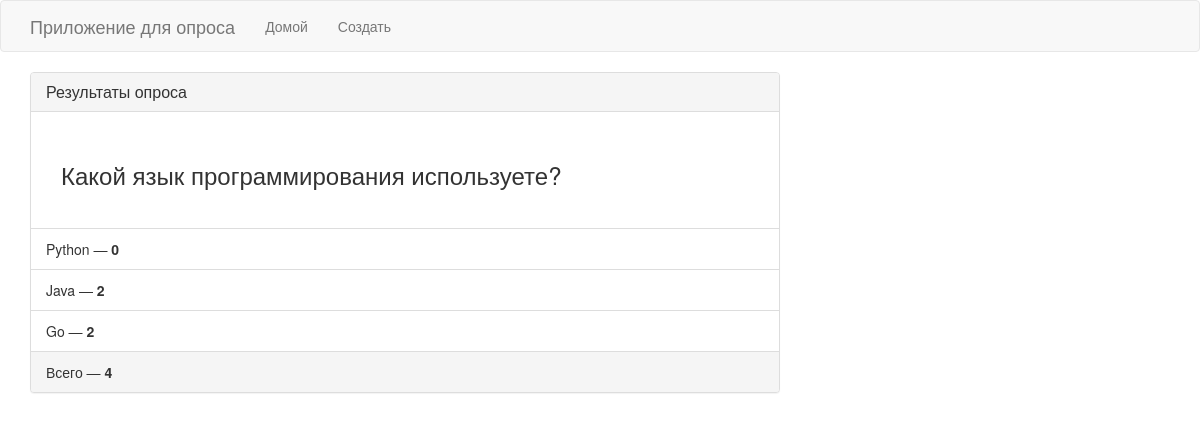
Page /results/1 on the committed database.
### poll/models.py (models this page shows)
class Poll(models.Model):
    question = models.TextField()
    date_published = models.DateTimeField(verbose_name = "Дата публикации", default = datetime.datetime.now())
    option_one = models.CharField(max_length=30)
    option_two = models.CharField(max_length=30)
    option_three = models.CharField(max_length=30)
    option_one_count= models.IntegerField(default=0)
    option_two_count= models.IntegerField(default=0)
    option_three_count= models.IntegerField(default=0)
    def total(self):
        return self.option_one_count + self.option_two_count + self.option_three_count

### poll/views.py (the view)
# urls.py: path('results/<poll_id>', poll_views.results, name='results'),
def results(request, poll_id):
    poll = Poll.objects.get(pk=poll_id)
    context = {
        'poll' : poll
    }
    return render(request, 'poll/results.html', context)

### poll/templates/poll/results.html (shortened to what this page needs)
{% extends "poll/base.html" %}
{% block main %}
<div class="row">
    <div class="col-lg-8 col-lg-offcet-2">
        <div class="panel panel-default">
            <div class="panel-heading">
                <h3 class="panel-title">Результаты опроса</h3>
            </div>
            <div class="panel-body">
                <h3 class="panel-body">{{ poll.question }}</h3>
            </div>
            <ul class="list-group">
                <li class="list-group-item">{{ poll.option_one }} &mdash; <strong>{{ poll.option_one_count }}</strong></li>
                <li class="list-group-item">{{ poll.option_two }} &mdash; <strong>{{ poll.option_two_count }}</strong></li>
                <li class="list-group-item">{{ poll.option_three }} &mdash; <strong>{{ poll.option_three_count}}</strong></li>
            </ul>
            <div class="panel-footer">
                Всего &mdash; <strong>{{ poll.total }}</strong>
            </div>
        </div>
    </div>
</div>
{% endblock %}

### rows in the picture
Poll: question "Какой язык программирования используете?", option_one "Python", option_one_count "0", option_two "Java", option_two_count "2", option_three "Go", option_three_count "2", total "4"
